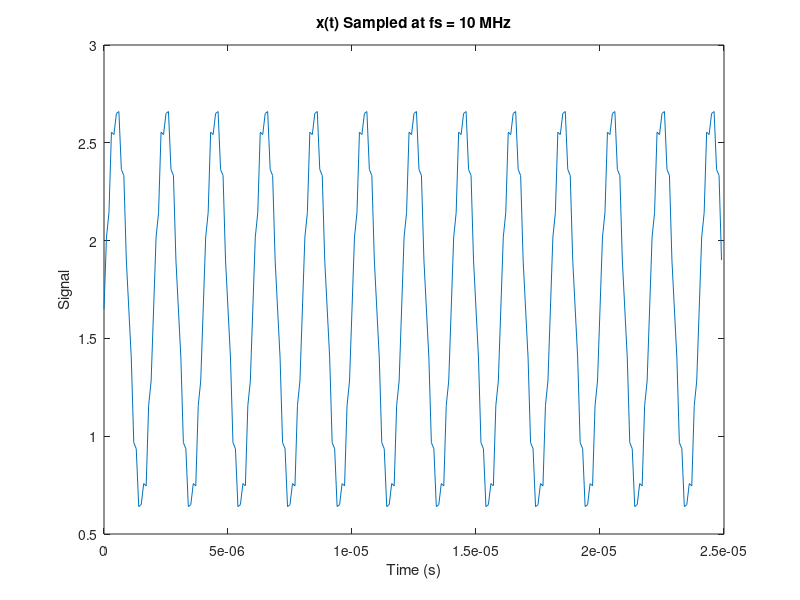
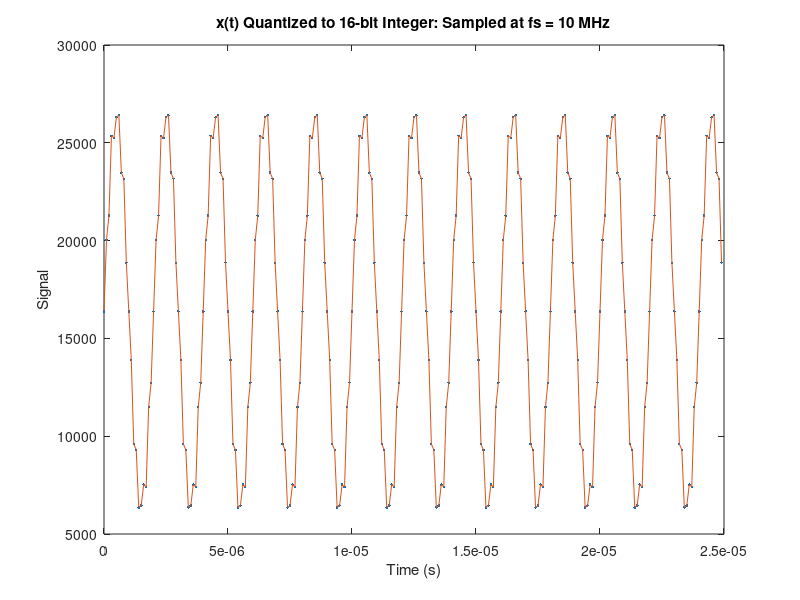
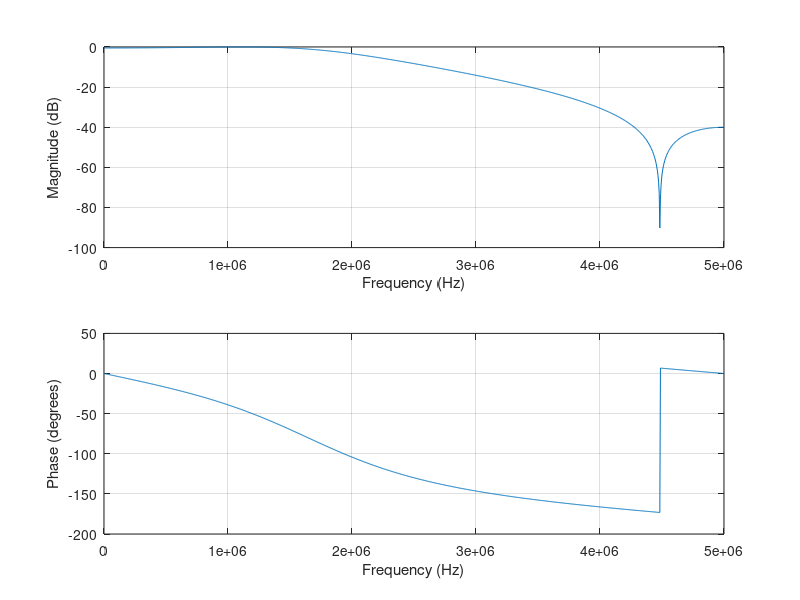
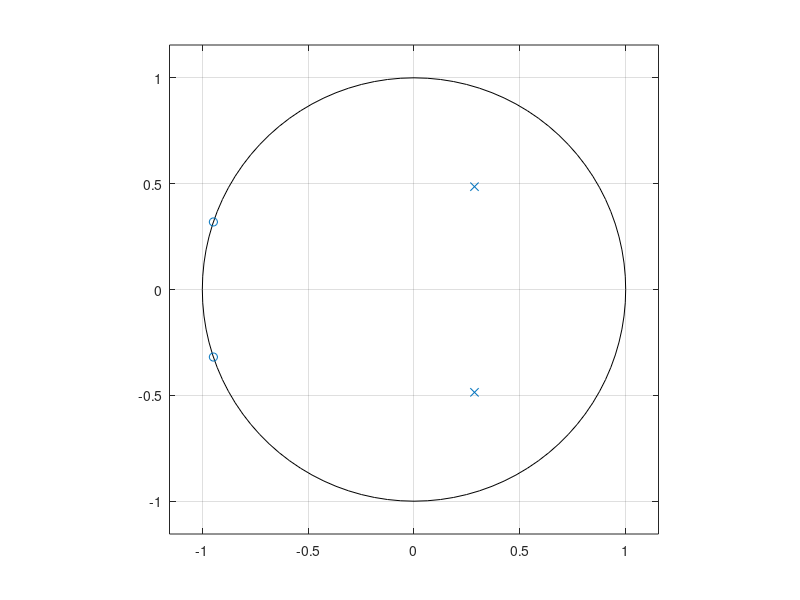

Source code (MATLAB) for these figures, in order:
%% Generats coefficients for a direct-form I biquad implemented on an fpga
% * converts coefficients to fixed-point and tests stability. 
% * generates test stimulus waveform, and verifies impulse response of fpga
% output
%
% See biquad code: https://github.com/dominic-meads/Vivado-Projects/blob/main/IIR_Direct_form_1_Biquad/iir_DF1_Biquad_AXIS.v

close all
clear
clc

fs = 10e+06;
Ts = 1/fs;
n = 0:249;
t = n*Ts;

% test waveform 500 kHz sinusoid with 4 MHz noise
x = 1.65 + 1*sin(2*pi*500000*t) + 0.1*sin(2*pi*4000000*t); % add 1.65 V DC offset to simulate coming from unipolar ADC

figure('Color',[1 1 1]);
h = plot(t,x);
title('x(t) Sampled at fs = 10 MHz');
ylabel('Signal');

xlabel('Time (s)');

% quantize x
Vref = 3.3;
bits = 16; % precision of ADC
xq = (x./Vref)*((2^(bits-1))-1); % verilog signed 16 bit reg holds max value (2^15)-1 
xq_int = cast(xq,"int16");

% must put files in xsim directory for vivado
cd 'C:\Users\demea\ECG\SoC\IIR_Bandpass_test\IIR_Bandpass_test\IIR_Bandpass_test.sim\sim_1\behav\xsim';
fid1 = fopen('500kHz_sine_wave_with_noise.txt','w');
fprintf(fid1,"%d\n",xq_int);
fclose(fid1);
fid2 = fopen('Impulse_response_output.txt','w'); % create output file for tb
fclose(fid2);
% return to original directory
oldFolder = cd('C:\Users\demea\ECG\SoC\IIR_Bandpass_test\MATLAB scripts');


figure('Color',[1 1 1]);
h = plot(t,xq_int,'.');
hold on;
h = plot(t,xq_int);
title('x(t) Quantized to 16-bit Integer: Sampled at fs = 10 MHz');
ylabel('Signal');
xlabel('Time (s)');

%% generate filter coefficents
% LP elliptical filter cutoff @ 1.5 MHz 
% should elimate 4 MHz kHz noise and pass 500 kHz component
fc = 1.5e+6;
Wc = fc/(fs/2);
[B,A] = ellip(2,0.5,40,Wc);

figure('Color',[1 1 1]);
freqz(B,A,2^10,fs);
figure('Color',[1 1 1]);
zplane(B,A);

%% playing with embedding gain

% MATLAB SAYS NOT RECCOMENDED FOR DIRECT-FORM II, okay for Direct-form I
[sos_embedded_gain] = tf2sos(B,A) 

% proper way for DF2
[sos,g] = tf2sos(B,A)

%% multiply coefficients to get fixed point
scale_factor = 14;
Afixed = fix(A*(2^scale_factor))
Bfixed = fix(B*(2^scale_factor))

%% check stability of fixed point coefficients
figure('Color',[1 1 1]);
zplane(Bfixed, Afixed);
hold on;
title("Pole-Zero Plot After Fixed Point Conversion");

%% Step response check
step_smpls = 1000*ones(1,250);
step_fixed = filter(Bfixed,Afixed,step_smpls);
figure('Color',[1 1 1]);
plot(step_fixed,'r');
hold on;
step_rsp = filter(B,A,step_smpls);
plot(step_rsp,'b');
title("Step response fixed-point vs floating point coefficients");
legend({'Fixed-point','Floating-point'});

%% perform the filter
yq = filter(Bfixed,Afixed,xq_int);
figure('Color',[1 1 1]);
plot(yq);

%% expected impulse response of filter
delta = zeros(1,50);
delta(1) = 32767;
hn = filter(Bfixed,Afixed,delta);
figure('Color',[1 1 1]);
plot(hn);
title("Impulse Response");

%% get impulse response output of FPGA simulation

% output file in vivado xsim directory
cd 'C:\Users\demea\ECG\SoC\IIR_Bandpass_test\IIR_Bandpass_test\IIR_Bandpass_test.sim\sim_1\behav\xsim';
fid2 = fopen('Impulse_response_output.txt','r');
% get the impulse response samples
hn_f = fscanf(fid2,"%d");
fclose(fid2);
% return to original directory
oldFolder = cd('C:\Users\demea\ECG\SoC\IIR_Bandpass_test\MATLAB scripts');

figure('Color',[1 1 1]);
plot(hn_f);
title("Impulse Response out of fixed-point DF1 Biquad");

%% take Fourier Transform of impulse response to get frequency response
% magnitude looks great, phase doesnt match up? 

f = linspace(0,fs/2,size(hn_f,1)/2);
H_f = abs(fft(hn_f)); % magnitude of fft
H_f = H_f(1:end/2);   % plot single-sided spectrum
H_f_db = mag2db(H_f);
H_f_db = H_f_db - max(H_f_db); % normalize to maximum? not sure if this is okay to do
figure('Color',[1 1 1]);
subplot(2,1,1);
plot(f,H_f_db);
grid on;
title("Frequency Response of fixed-point DF1 Biquad");
xlabel('Frequency (Hz)');
ylabel('Magnitude (dB)');

% get phase response also (I dont think this is right)
phase = atan2( imag(fft(hn_f)), real(fft(hn_f)) ) * 180/pi;  % phase in degrees
phase = phase(1:end/2);   % plot single-sided phase
subplot(2,1,2);
plot(f,phase);
grid on;
title("Phase Response of fixed-point DF1 Biquad");
xlabel('Frequency (Hz)');
ylabel('Phase (degrees)');




